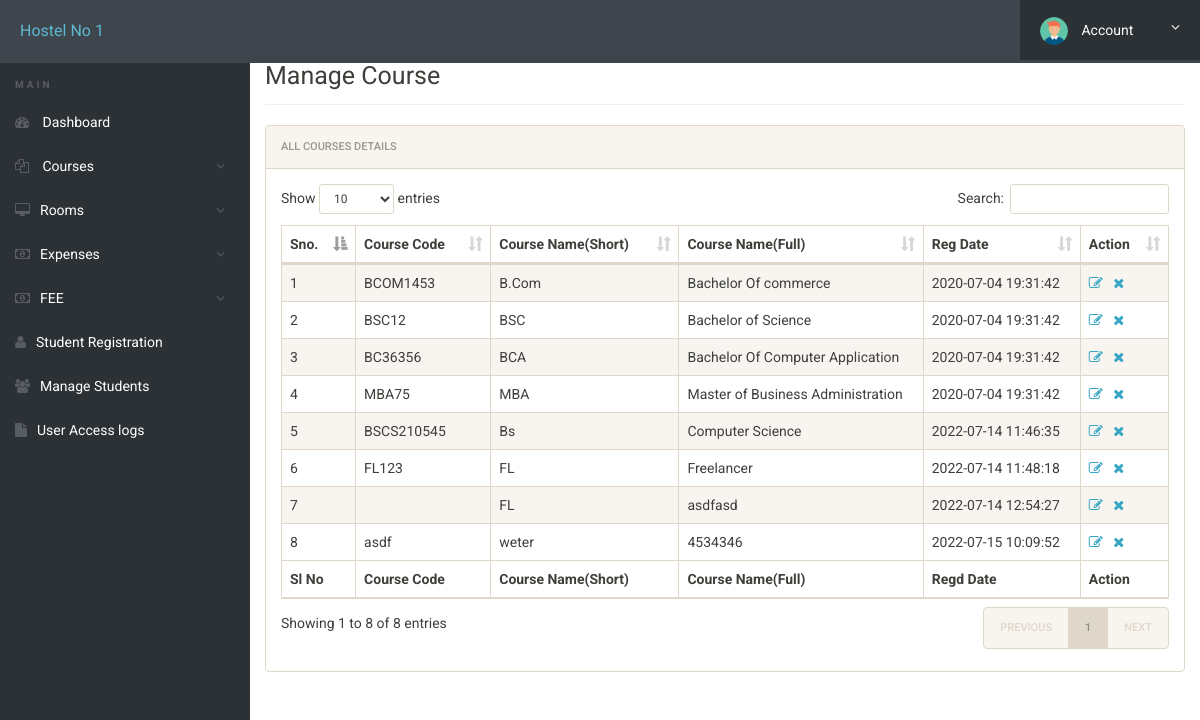
The page /manage-courses.php (signed in) on the database its author committed.
### tables this page shows
CREATE TABLE `courses` (
  `id` int(11) NOT NULL,
  `course_code` varchar(255) DEFAULT NULL,
  `course_sn` varchar(255) DEFAULT NULL,
  `course_fn` varchar(255) DEFAULT NULL,
  `posting_date` timestamp NULL DEFAULT CURRENT_TIMESTAMP
);

### manage-courses.php (the view, shortened to what this page needs)
<?php
include('includes/config.php');
?>
<!doctype html>
<html lang="en" class="no-js">
<head>
	<link rel="stylesheet" href="css/font-awesome.min.css">
	<link rel="stylesheet" href="css/bootstrap.min.css">
	<link rel="stylesheet" href="css/dataTables.bootstrap.min.css">
	<link rel="stylesheet" href="css/bootstrap-social.css">
	<link rel="stylesheet" href="css/bootstrap-select.css">
	<link rel="stylesheet" href="css/fileinput.min.css">
	<link rel="stylesheet" href="css/awesome-bootstrap-checkbox.css">
	<link rel="stylesheet" href="css/style.css">
</head>
<body>
	<?php include('includes/header.php');?>
	<div class="ts-main-content">
			<?php include('includes/sidebar.php');?>
		<div class="content-wrapper">
			<div class="container-fluid">
				<div class="row">
					<div class="col-md-12">
						<h2 class="page-title" style="margin-top:4%">Manage Course</h2>
						<div class="panel panel-default">
							<div class="panel-heading">All Courses Details</div>
							<div class="panel-body">
								<table id="zctb" class="display table table-striped table-bordered table-hover" cellspacing="0" width="100%">
									<thead>
										<tr>
											<th>Sno.</th>
											<th>Course Code</th>
											<th>Course Name(Short)</th>
											<th>Course Name(Full)</th>
											<th>Reg Date </th>
											<th>Action</th>
										</tr>
									</thead>
									<tfoot>
										<tr>
											<th>Sl No</th>
											<th>Course Code</th>
											<th>Course Name(Short)</th>
											<th>Course Name(Full)</th>
											<th>Regd Date</th>
											<th>Action</th>										</tr>
									</tfoot>
									<tbody>
<?php
$ret="select * from courses";
$stmt= $mysqli->prepare($ret) ;
$stmt->execute() ;
$res=$stmt->get_result();
$cnt=1;
while($row=$res->fetch_object())
	  {
	  	?>
<tr><td><?php echo $cnt;;?></td>
<td><?php echo $row->course_code;?></td>
<td><?php echo $row->course_sn;?></td>
<td><?php echo $row->course_fn;?></td>
<td><?php echo $row->posting_date;?></td>
<td><a href="edit-course.php?id=<?php echo $row->id;?>"><i class="fa fa-edit"></i></a>&nbsp;&nbsp;
<a href="manage-courses.php?del=<?php echo $row->id;?>" onclick="return confirm("Do you want to delete");"><i class="fa fa-close"></i></a></td>
										</tr>
									<?php
$cnt=$cnt+1;
									 } ?>
									</tbody>
								</table>
							</div>
						</div>
					</div>
				</div>
			</div>
		</div>
	</div>
</body>
</html>

### css/style.css (style rules this page uses)
html { font-size: 14px; }
@media only screen and (min-width: 480px) { html { font-size: 17px; } }
@media only screen and (min-width: 768px) { html { font-size: 14px; } }
body { font-size: 1em; }
a { color: #37a6c4; }
.panel { overflow: hidden; }
.page-title { padding-bottom: 15px; margin-bottom: 20px; border-bottom: 1px solid #f0f0f0; }
.ts-main-content .content-wrapper { padding-top: 15px; margin-top: 10px; }
@media only screen and (min-width: 992px) { .ts-main-content .content-wrapper { margin-left: 250px; } }

### rows shown on the page
courses: course_code "BCOM1453", course_sn "B.Com", course_fn "Bachelor Of commerce", posting_date "2020-07-04 19:31:42"
courses: course_code "BSC12", course_sn "BSC", course_fn "Bachelor of Science", posting_date "2020-07-04 19:31:42"
courses: course_code "BC36356", course_sn "BCA", course_fn "Bachelor Of Computer Application", posting_date "2020-07-04 19:31:42"
courses: course_code "MBA75", course_sn "MBA", course_fn "Master of Business Administration", posting_date "2020-07-04 19:31:42"
courses: course_code "BSCS210545", course_sn "Bs", course_fn "Computer Science", posting_date "2022-07-14 11:46:35"
courses: course_code "FL123", course_sn "FL", course_fn "Freelancer", posting_date "2022-07-14 11:48:18"
courses: course_sn "FL", course_fn "asdfasd", posting_date "2022-07-14 12:54:27"
courses: course_code "asdf", course_sn "weter", course_fn "4534346", posting_date "2022-07-15 10:09:52"
